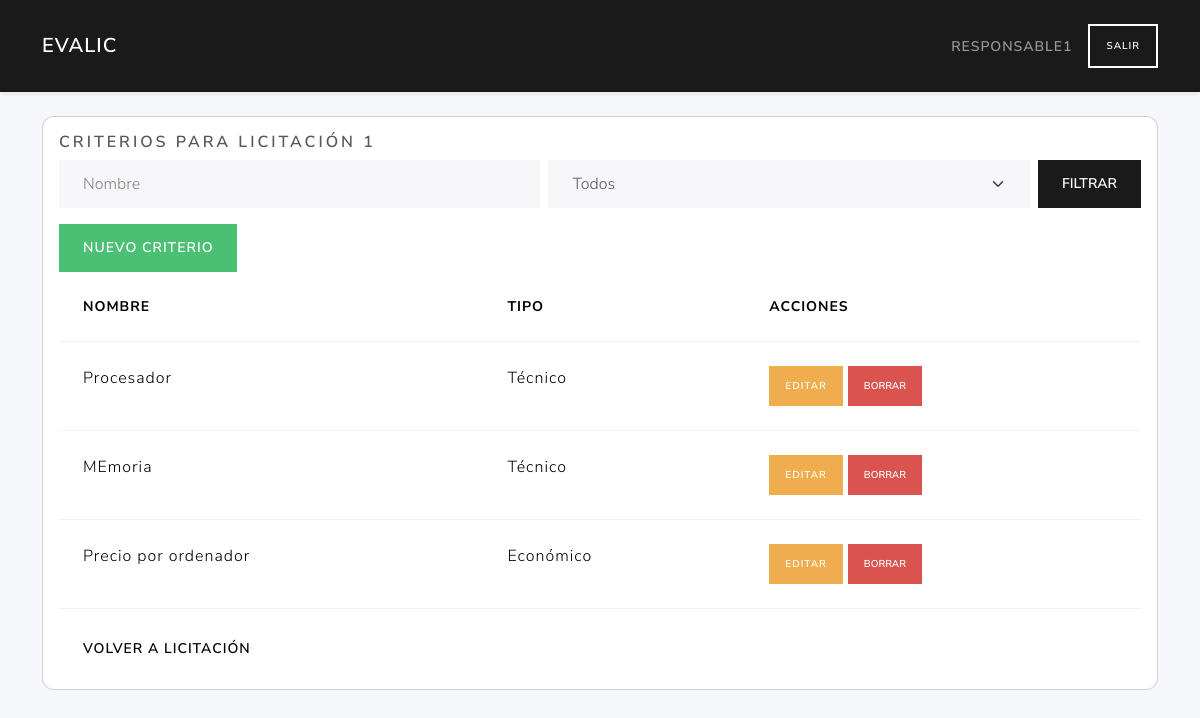
The page /criterios/1 (signed in) on the database as committed earlier.
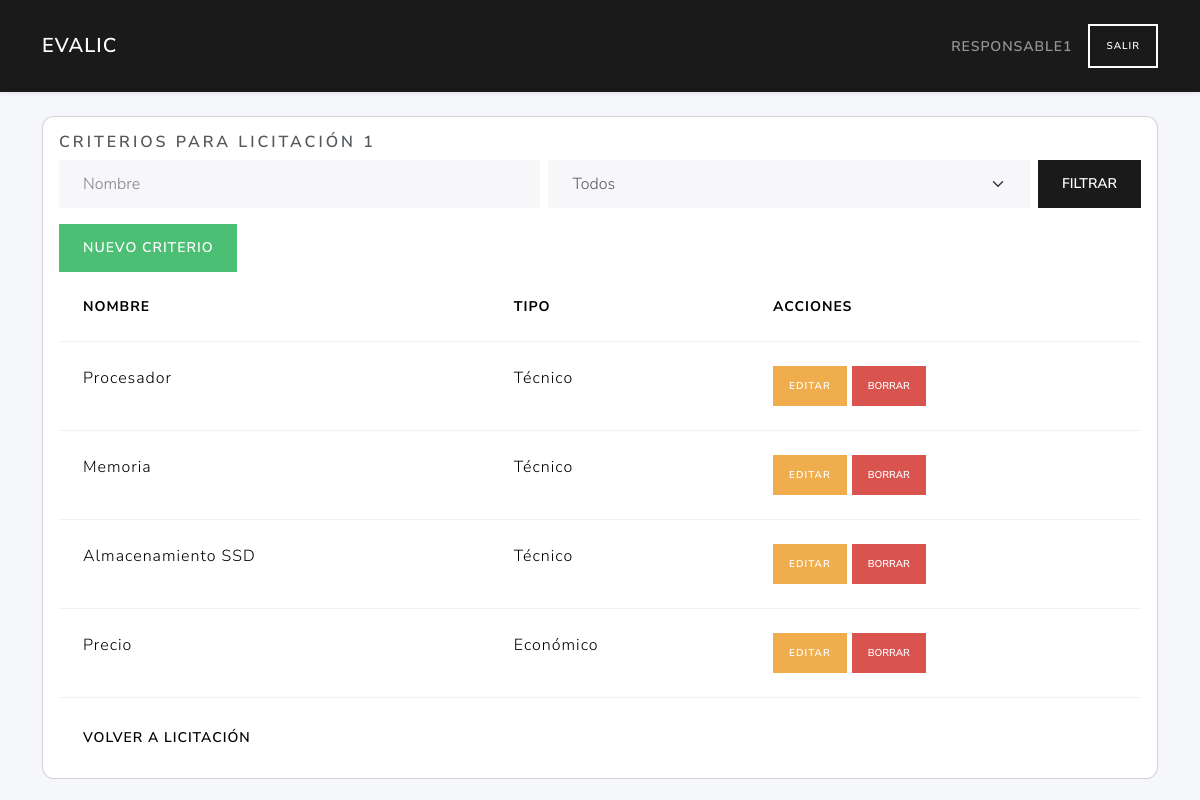
The same page on the database as committed later.
### tables this page shows
CREATE TABLE criterios (
        id  INTEGER PRIMARY KEY AUTOINCREMENT,
        NombreCriterio TEXT NOT NULL,
        descripcion TEXT,
        peso INTEGER,
        PrecioBase INTEGER,
        PuntuacionMaxima INTEGER,                          
        tipocriterio_id INTEGER NOT NULL,
        licitacion_id INTEGER NOT NULL,
        formula_id INTEGER,                          
        FOREIGN KEY (tipocriterio_id) REFERENCES tipo_criterios(id)
        FOREIGN KEY (licitacion_id) REFERENCES licitaciones(id)
        FOREIGN KEY (formula_id) REFERENCES formulas(id)                                                             
    );

CREATE TABLE tipo_criterios (
        id INTEGER PRIMARY KEY AUTOINCREMENT,
        TipoCriterio TEXT NOT NULL UNIQUE CHECK(TipoCriterio IN ('Técnico','Económico'))
    );

### routes/criterios_routes.py (the view)
@criterios_bp.route('/<int:lic_id>')
def index(lic_id):
    if 'user_id' not in session:
        return redirect(url_for('auth.login'))
    db = get_db(current_app)
    items = listar(db, lic_id)
    filtro_nombre = request.args.get('filtro_nombre', '').strip()
    filtro_tipo   = request.args.get('filtro_tipo', '')
    if filtro_nombre:
        items = [
            c for c in items
            if filtro_nombre.lower() in (c['NombreCriterio'] or '').lower()
        ]
    if filtro_tipo:
        items = [
            c for c in items
            if c['TipoCriterio'] == filtro_tipo
        ]
    tipo_filtros = [t['TipoCriterio'] for t in tipos(db)]
    return render_template(
        'criterios/index.html',
        criterios=items,
        lic_id=lic_id,
        tipo_opts=tipo_filtros,  # ahora es lista de strings, no Rows
        request=request
    )

### app.py (called while the page is built)
def create_app():
    app = Flask(__name__)
    app.permanent_session_lifetime = timedelta(hours=1)  # Sesión permanente por 1 hora
    app.config.from_object(Config)
    @app.context_processor
    def utility_processor():
        from flask import request, url_for
        def url_for_other_page(page):
            args = request.args.copy()
            args['page'] = page
            return url_for('licitaciones.index', **args)
        return dict(url_for_other_page=url_for_other_page)
    app.teardown_appcontext(close_connection)
    with app.app_context():
        init_db(app)
    app.register_blueprint(auth_bp)
    app.register_blueprint(user_bp)
    app.register_blueprint(licitaciones_bp)
    app.register_blueprint(ofertas_bp)
    app.register_blueprint(licitantes_bp)
    app.register_blueprint(evaluador_bp)
    app.register_blueprint(criterios_bp)
    return app

### models/criterios_data.py (called while the page is built)
def list_tipo_criterios(db):
    return db.execute("SELECT * FROM tipo_criterios").fetchall()

### models/dao.py (called while the page is built)
def close_connection(exception):
    db = getattr(g, '_database', None)
    if db is not None:
        db.close()

### services/criterio_service.py (called while the page is built)
def listar(db, lic_id):
    return list_criterios(db, lic_id)

def tipos(db):
    return list_tipo_criterios(db)

### templates/criterios/index.html (shortened to what this page needs)
{% extends "base.html" %}
{% block content %}
<div class="card">
  <div class="card-body">
    <h5 class="card-title">Criterios para Licitación {{ lic_id }}</h5>
    <form method="get" class="row g-2 mb-3 align-items-end">
     <div class="col">
       <input
         type="text"
         class="form-control"
         id="filtro_nombre"
         name="filtro_nombre"
         placeholder="Nombre"
         value="{{ request.args.get('filtro_nombre','') }}"
      >
     </div>
     <div class="col">
       <select
         class="form-select"
         id="filtro_tipo"
         name="filtro_tipo"
      >
         <option value="">Todos</option>
       </select>
     </div>
     <div class="col-auto ms-auto">
       <button type="submit" class="btn btn-primary">Filtrar</button>
     </div>
   </form>
    <a href="{{ url_for('criterios.create_criterio_route', lic_id=lic_id) }}" class="btn btn-success mb3">Nuevo Criterio</a>
    <table class="table">
      <thead>
        <tr>
          <th>Nombre</th><th>Tipo</th><th>Acciones</th>
        </tr>
      </thead>
      <tbody>
        {% for c in criterios %}
        <tr>
          <td>{{ c.NombreCriterio }}</td>
          <td>{{ c.TipoCriterio }}</td>
          <td>
            <a href="{{ url_for('criterios.edit_criterio_route', lic_id=lic_id, crit_id=c.id) }}" class="btn btn-sm btn-warning">Editar</a>
            <form method="post" action="{{ url_for('criterios.delete_criterio_route', lic_id=lic_id, crit_id=c.id) }}" style="display:inline">
              <button type="submit" class="btn btn-sm btn-danger" onclick="return confirm('¿Eliminar criterio?')">Borrar</button>
            </form>
          </td>
        </tr>
        {% endfor %}
      </tbody>
    </table>
    <a href="{{ url_for('licitaciones.edit_licitacion_route', lic_id=lic_id) }}" class="btn btn-secondary">Volver a Licitación</a>
  </div>
</div>
{% endblock %}

Rows that differ between the two databases and show on the page:
changed criterios: NombreCriterio "MEmoria" → "Memoria"
changed criterios: NombreCriterio "Precio por ordenador" → "Almacenamiento SSD"; TipoCriterio "Económico" → "Técnico"
now on this page (row edited): criterios: NombreCriterio "Precio", TipoCriterio "Económico"
